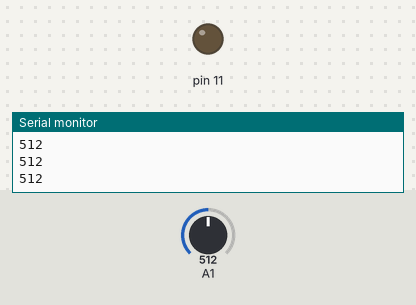
Recording of a sketch running on a simulated Arduino Uno, built with avr-gcc and run on an emulated ATmega328P. Shown: output pins drawn as LEDs (lit = HIGH), the last lines printed to the serial monitor. The inputs (shaded band) are chosen by the test bench; at power-on: A1 = 512.

Above: at 1.2 s.
1.3 s: A1 set to 6
2.8 s: A1 set to 3
At 3.6 s:
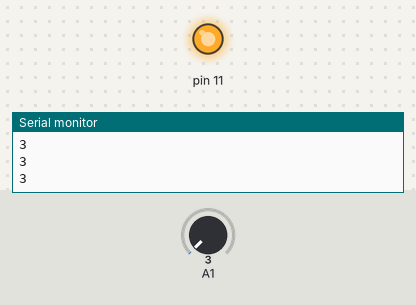
4.3 s: A1 set to 122
At 4.9 s:
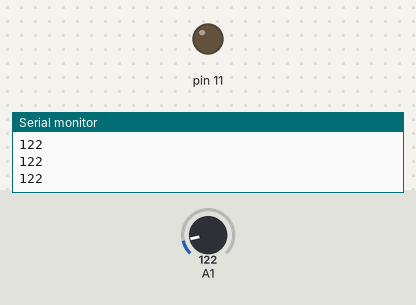
5.8 s: A1 set to 0
At 7.2 s:
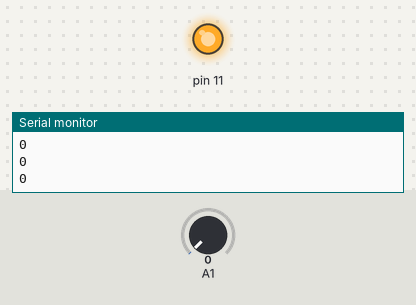
Timing chart, 0 to 8.3 s (numbered marks = the images above; inputs shaded):
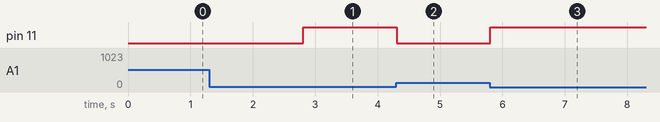

Measured:
- the behaviour switches between 5 and 4 on A1 (found by bisection; images 0 and 1)
- after the input at 2.8 s, pin 11: LOW → HIGH at once
- after the input at 4.3 s, pin 11: HIGH → LOW at once
- after the input at 5.8 s, pin 11: LOW → HIGH at once

The sketch:

Light_Dependent_resistors_LDR.ino
```cpp
void setup() {
  // put your setup code here, to run once:
  pinMode(A1, INPUT);
  pinMode(11, OUTPUT);
  Serial.begin(9600);

}

void loop() {
  int value=analogRead(A1);
  Serial.println(value);

  if(value<5)
  {
    digitalWrite(11,HIGH);
  }
  else
  {
    digitalWrite(11,LOW);
  }

}
```
